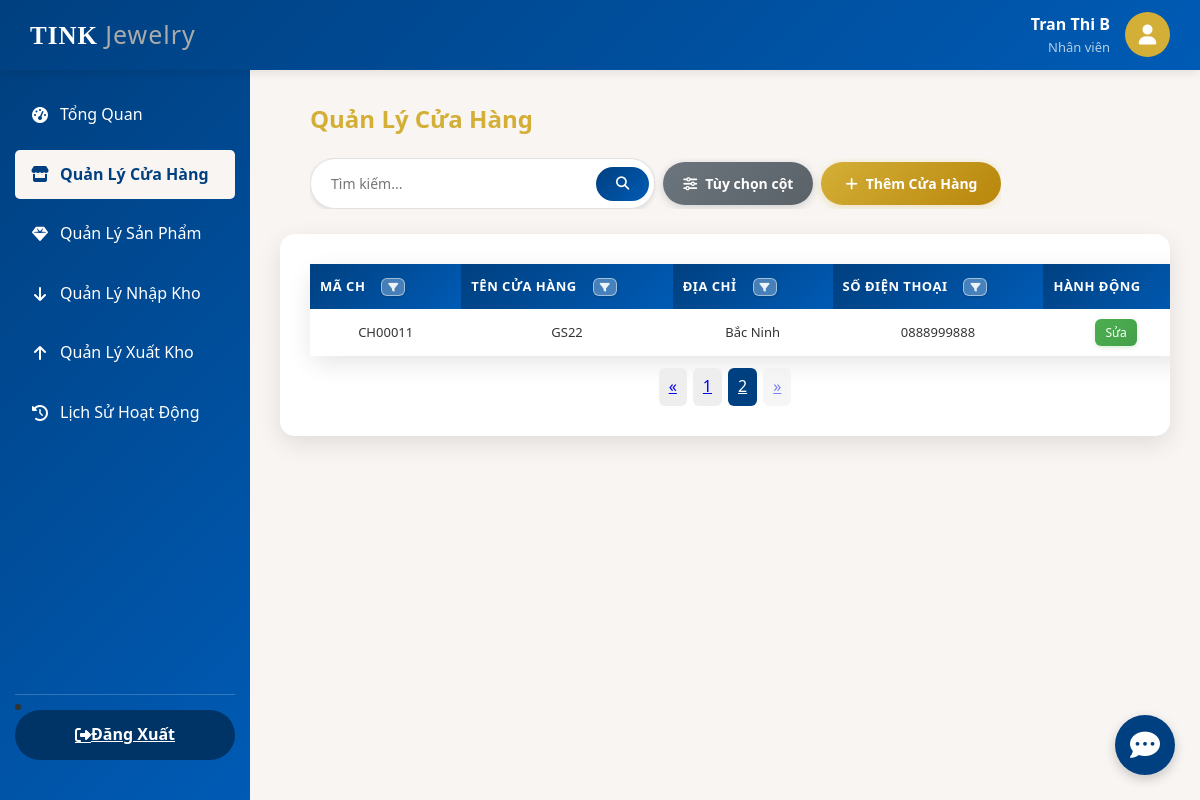
Screenshot of /admin/stores.php?page=2 (signed in) with the database file from the repository.
### tables this page shows
CREATE TABLE `cuahang` (
  `MaCH` char(7) NOT NULL,
  `TenCH` varchar(100) NOT NULL,
  `DiaChi` varchar(150) NOT NULL,
  `SoDienThoai` varchar(15) DEFAULT NULL
);

### admin/stores.php (the view, shortened to what this page needs)
<?php
require_once '../config/db.php';
$userName = $_SESSION['username'] ?? 'Người dùng';
$userRole = $_SESSION['role'] ?? 'Nhân viên';
$search = $_GET['search'] ?? '';
$where = '';
$perPage = 10;
$page = isset($_GET['page']) ? max(1, (int)$_GET['page']) : 1;
$offset = ($page - 1) * $perPage;
$countStmt = $pdo->query("SELECT COUNT(*) as total FROM CUAHANG $where");
$totalRows = (int)($countStmt->fetch(PDO::FETCH_ASSOC)['total'] ?? 0);
$totalPages = max(1, (int)ceil($totalRows / $perPage));
$stmt = $pdo->prepare("SELECT * FROM CUAHANG $where ORDER BY MaCH LIMIT :limit OFFSET :offset");
$stmt->bindValue(':limit', $perPage, PDO::PARAM_INT);
$stmt->bindValue(':offset', $offset, PDO::PARAM_INT);
$stmt->execute();
$stores = $stmt->fetchAll(PDO::FETCH_ASSOC);
?>
<!DOCTYPE html>
<html lang="vi">
<head>
    <link rel="stylesheet" href="../assets/css/style.css?v=<?php echo time(); ?>">
    <link rel="stylesheet" href="https://cdnjs.cloudflare.com/ajax/libs/font-awesome/6.4.0/css/all.min.css">
</head>
<body>
    <header class="header">
        <div class="logo">TINK <span>Jewelry</span></div>
        <div class="user-section">
            <div class="user-info">
                <div class="user-name"><?php echo htmlspecialchars($userName); ?></div>
                <div class="user-role"><?php echo htmlspecialchars($userRole); ?></div>
            </div>
            <div class="user-avatar"> <i class="fas fa-user"></i> </div>
        </div>
    </header>
    <div class="dashboard-layout">
    <?php require_once './sidebar.php'; ?>
 <main class="main-content">
    <div class="management-header">
        <div class="management-topbar">
            <h2>Quản Lý Cửa Hàng</h2>
            <div class="management-tools">
                <form method="GET" class="search-form">
                    <input type="text" placeholder="Tìm kiếm..." name="search" value="<?php echo htmlspecialchars($search); ?>">
                    <button type="submit" class="search-btn"><i class="fas fa-search"></i></button>
                </form>
                <button class="column-toggle-btn" onclick="showColumnToggle('table.management-table')">
                    <i class="fas fa-sliders-h"></i> Tùy chọn cột
                </button>
                <button class="add-btn" onclick="addStore()">
                    <i class="fas fa-plus"></i> Thêm Cửa Hàng </button>
            </div>
        </div>
    </div>
         <div class="management-container">
        <?php if (empty($stores) && !$search): ?>
            <div style="text-align: center; padding: 40px;">
                    <p style="font-size: 18px; margin-bottom: 10px;">Chưa có cửa hàng nào trong hệ thống</p>
                    <button class="add-btn" onclick="addStore()"><i class="fas fa-plus"></i> Thêm Cửa Hàng Đầu Tiên</button>
                </div>
        <?php else: ?>
                <table class="management-table">
                    <thead>
                        <tr>
                            <th data-column="mach">
                                <div class="th-filter-wrapper">
                                    <span class="th-label">Mã CH</span>
                                    <button class="th-filter-btn" type="button">
                                        <i class="fas fa-filter caret"></i>
                                    </button>
                                </div>
                            </th>
                            <th data-column="tench">
                                <div class="th-filter-wrapper">
                                    <span class="th-label">Tên Cửa Hàng</span>
                                    <button class="th-filter-btn" type="button">
                                        <i class="fas fa-filter caret"></i>
                                    </button>
                                </div>
                            </th>
                            <th data-column="diachi">
                                <div class="th-filter-wrapper">
                                    <span class="th-label">Địa Chỉ</span>
                                    <button class="th-filter-btn" type="button">
                                        <i class="fas fa-filter caret"></i>
                                    </button>
                                </div>
                            </th>
                            <th data-column="sodienthoai">
                                <div class="th-filter-wrapper">
                                    <span class="th-label">Số điện thoại</span>
                                    <button class="th-filter-btn" type="button">
                                        <i class="fas fa-filter caret"></i>
                                    </button>
                                </div>
                            </th>
                            <th class="actions-column" data-column="actions">Hành Động</th>
                        </tr>
                    </thead>
<tbody>
    <?php foreach ($stores as $s): ?>
    <tr class="selectable-row" data-id="<?php echo htmlspecialchars($s['MaCH']); ?>" onclick="toggleRowSelection(this, event)">
        <td data-column="mach"><?php echo htmlspecialchars($s['MaCH']); ?></td>
        <td data-column="tench"><?php echo htmlspecialchars($s['TenCH']); ?></td>
        <td data-column="diachi"><?php echo htmlspecialchars($s['DiaChi']); ?></td>
        <td data-column="sodienthoai"><?php echo htmlspecialchars($s['SoDienThoai']); ?></td>
        <td data-column="actions"> <div class="management-actions">
            <button class="edit-btn" onclick="editStore('<?php echo $s['MaCH']; ?>')">Sửa</button>
        </div>
        </td>
    </tr>
    <?php endforeach; ?>
</tbody>
                </table>
				<?php if ($totalPages > 1): ?>
				<div class="pagination" style="margin-top: 12px; display: flex; gap: 6px; flex-wrap: wrap; justify-content: center;">
					<?php
						$baseUrl = 'stores.php';
						$params = $_GET;
						unset($params['page']);
						$queryBase = http_build_query($params);
						function pageLinkStore($p, $queryBase, $baseUrl) {
							$q = $queryBase ? ($queryBase . '&page=' . $p) : ('page=' . $p);
							return $baseUrl . '?' . $q;
						}
					?>
					<a href="<?php echo pageLinkStore(max(1, $page-1), $queryBase, $baseUrl); ?>" class="btn" style="padding: 6px 10px; background:#eee; border-radius:6px;<?php echo $page==1?' pointer-events:none; opacity:.5;':''; ?>">«</a>
					<?php for ($p = 1; $p <= $totalPages; $p++): ?>
						<a href="<?php echo pageLinkStore($p, $queryBase, $baseUrl); ?>" class="btn" style="padding: 6px 10px; border-radius:6px; <?php echo $p==$page?'background: var(--primary); color:#fff;':'background:#eee;'; ?>">
							<?php echo $p; ?>
						</a>
					<?php endfor; ?>
					<a href="<?php echo pageLinkStore(min($totalPages, $page+1), $queryBase, $baseUrl); ?>" class="btn" style="padding: 6px 10px; background:#eee; border-radius:6px;<?php echo $page==$totalPages?' pointer-events:none; opacity:.5;':''; ?>">»</a>
				</div>
				<?php endif; ?>
            </div>
        <?php endif; ?>
    </div>
    <?php require_once 'chatbot_handler.php'; ?>
</body>
</html>

### rows the page displays
cuahang: MaCH "CH00011", TenCH "GS22", DiaChi "Bắc Ninh", SoDienThoai "0888999888"

### other values shown
$userName "Tran Thi B"
$userRole "Nhân viên"
$item['label'] "Tổng Quan"
$item['label'] "Quản Lý Cửa Hàng"
$item['label'] "Quản Lý Sản Phẩm"
$item['label'] "Quản Lý Nhập Kho"
$item['label'] "Quản Lý Xuất Kho"
$item['label'] "Lịch Sử Hoạt Động"
